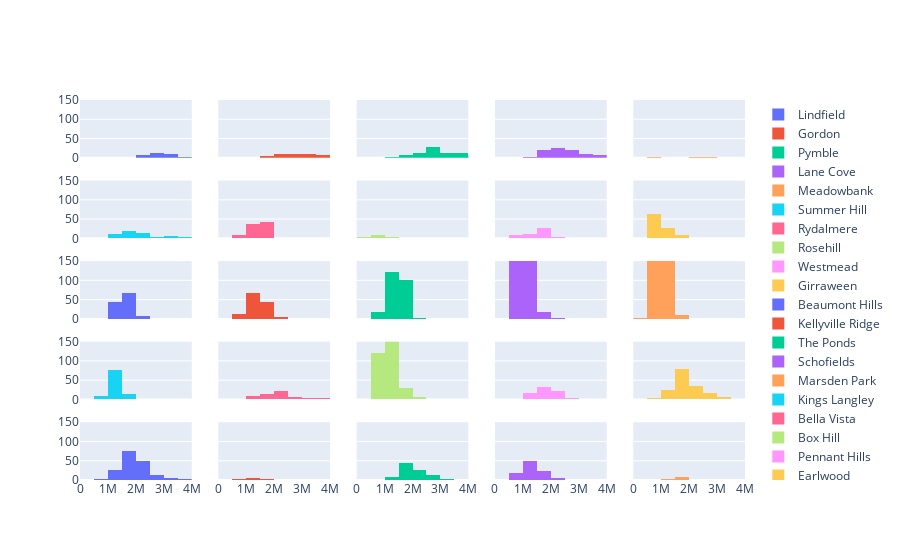

Notebook source saved alongside this figure:
### Markdown cell above
Low stock in north shore (Gordon, Pymble)

### Code cell
fig = make_subplots(
    rows=5, cols=5
    #     ,subplot_titles=("Plot 1", "Plot 2", "Plot 3", "Plot 4")
    ,shared_yaxes=True
    ,shared_xaxes=True)

df_numb=25
for row in range(1,6):
    for col in range(1,6):
        suburb_df = suburb_list[df_numb]
        suburb_df_price = suburb_df[suburb_df["sold_date_dt"] >= dtm]["price"]
                
        if suburb_list[df_numb]["suburb"].count()>=1:
            name = suburb_list[df_numb]["suburb"].unique()[0]
            fig.update_xaxes(range=[0, 4000000], row=row, col=col)
            fig.update_yaxes(range=[0, 150], row=row, col=col)
            fig.add_trace(go.Histogram(x=suburb_df_price,xbins=dict(size=500000),autobinx = False, name=name),row =row, col=col)
            
        df_numb=df_numb+1                   

fig.show()
